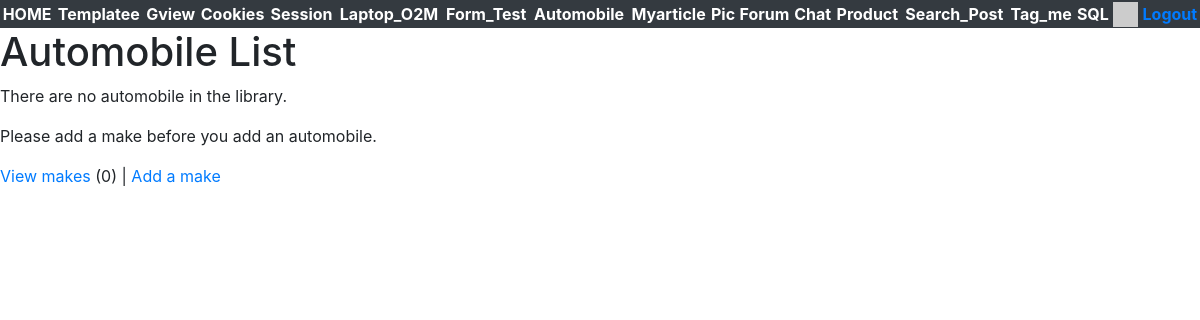
Page /automobile/main/ (signed in) on the earlier database version.
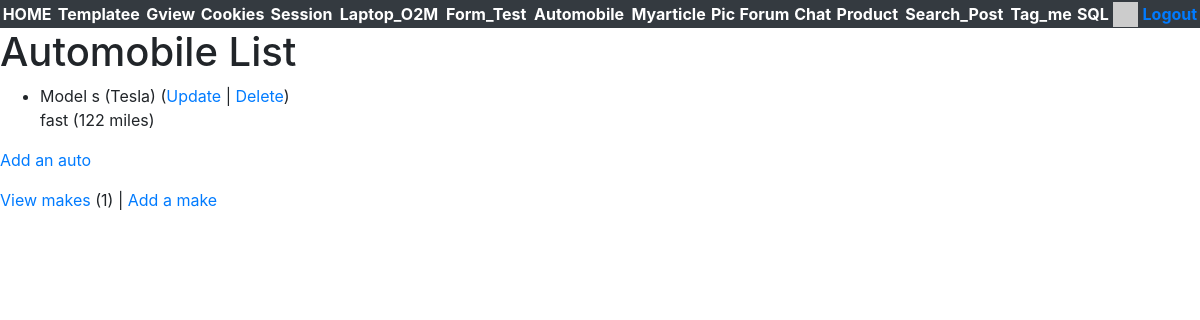
Same page on the later database version.
### automobile/models.py (models this page shows, shortened)
class Auto(models.Model):
    nickname = models.CharField(max_length=200,validators=[MinLengthValidator(2, "Nickname must be greater than 1 character")])
    mileage = models.PositiveIntegerField()
    comments = models.CharField(max_length=300)
    make = models.ForeignKey('Make', on_delete=models.CASCADE, null=False)

class Make(models.Model):
    name = models.CharField(max_length=200, help_text='Enter a make (e.g. Dodge)',validators=[MinLengthValidator(2, "Make must be greater than 1 character")])
    def __str__(self):
        return self.name

### automobile/views.py (the view)
# urls.py: path('main/', views.MainView.as_view(), name='all'),
class MainView(LoginRequiredMixin, View):
    def get(self, request):
        mc = Make.objects.all().count()
        al = Auto.objects.all()
        ctx = {'make_count': mc, 'auto_list': al}
        return render(request, 'automobile/auto_list.html', ctx)

### home/context_processors.py (called while the page is built)
def settings(request):
    return {
        'settings': django_settings,
    }

### home/templatetags/app_tags.py (called while the page is built)
@register.filter(name='gravatar')
def gravatar(user, size=35):
    email = str(user.email.strip().lower()).encode('utf-8')
    email_hash = md5(email).hexdigest()
    url = "//www.gravatar.com/avatar/{0}?s={1}&d=identicon&r=PG"
    return url.format(email_hash, size)

### automobile/templates/automobile/auto_list.html
{% extends "base_bootstrap.html" %}
{% block content %}
<h1>Automobile List</h1>
{% if auto_list %}
<ul>
    {% for auto in auto_list %}
    <li>
        {{ auto.nickname }} ({{ auto.make }})
        (<a href="{% url 'automobile:auto_update' auto.id %}">Update</a> |
        <a href="{% url 'automobile:auto_delete' auto.id %}">Delete</a>) <br />
        {{ auto.comments }} ({{ auto.mileage }} miles)
    </li>
    {% endfor %}
</ul>
{% else %}
<p>There are no automobile in the library.</p>
{% endif %}
<p>
    {% if make_count > 0 %}
    <a href="{% url 'automobile:auto_create' %}">Add an auto</a>
    {% else %}
    Please add a make before you add an automobile.
    {% endif %}
</p>
<p>
    <a href="{% url 'automobile:make_list' %}">View makes</a> ({{ make_count }}) |
    <a href="{% url 'automobile:make_create' %}">Add a make</a>
</p>
{% endblock %}

Differences in the rows shown:
added Auto: nickname "Model s", make "Tesla", comments "fast", mileage "122"
Other differences:
{{ make_count }}: "0" → "1"
text no longer shown: "There are no automobile in the library. Please add a make before you add an automobile."
text now shown: "Add an auto"
